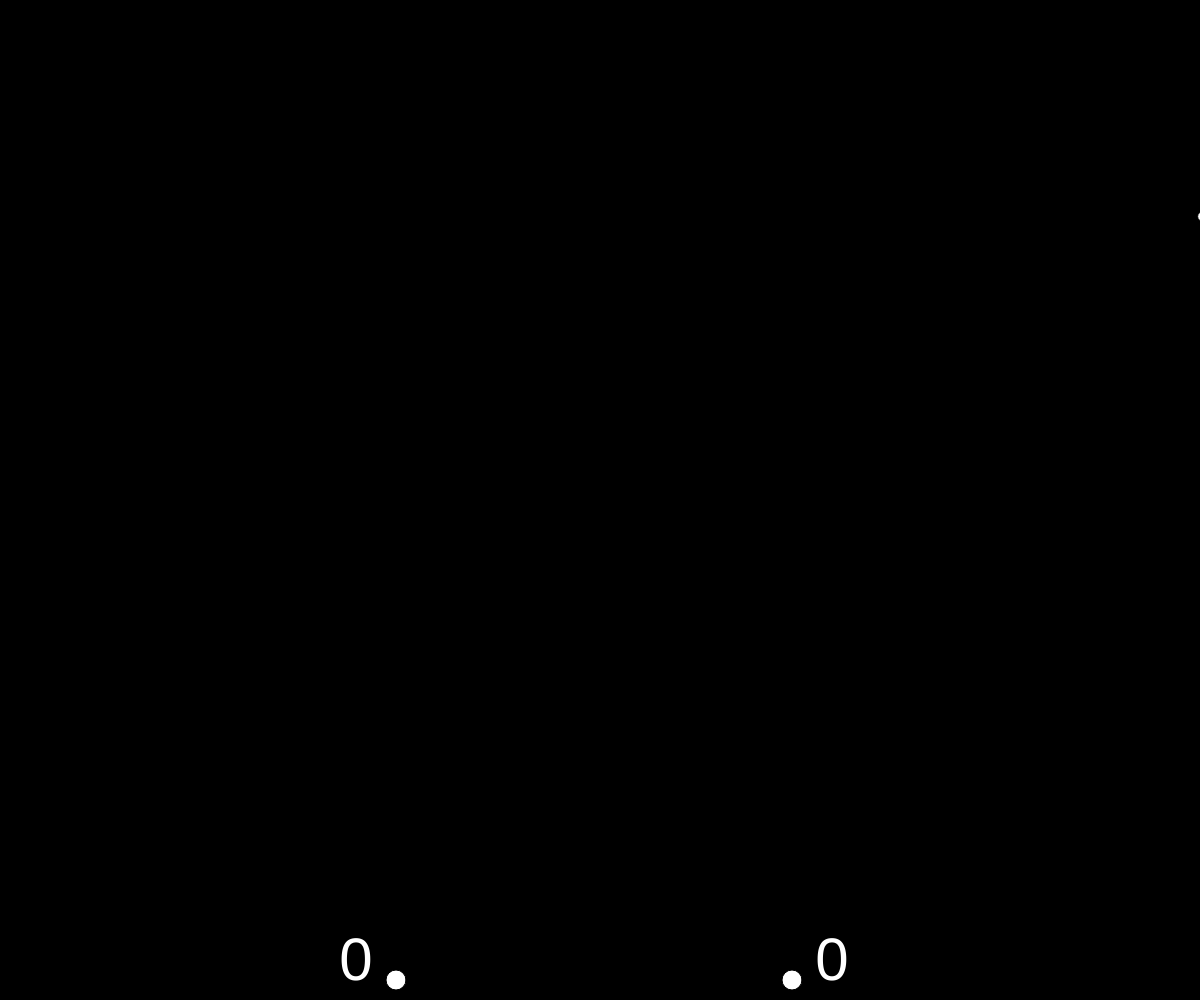
Frame 1 (no input)
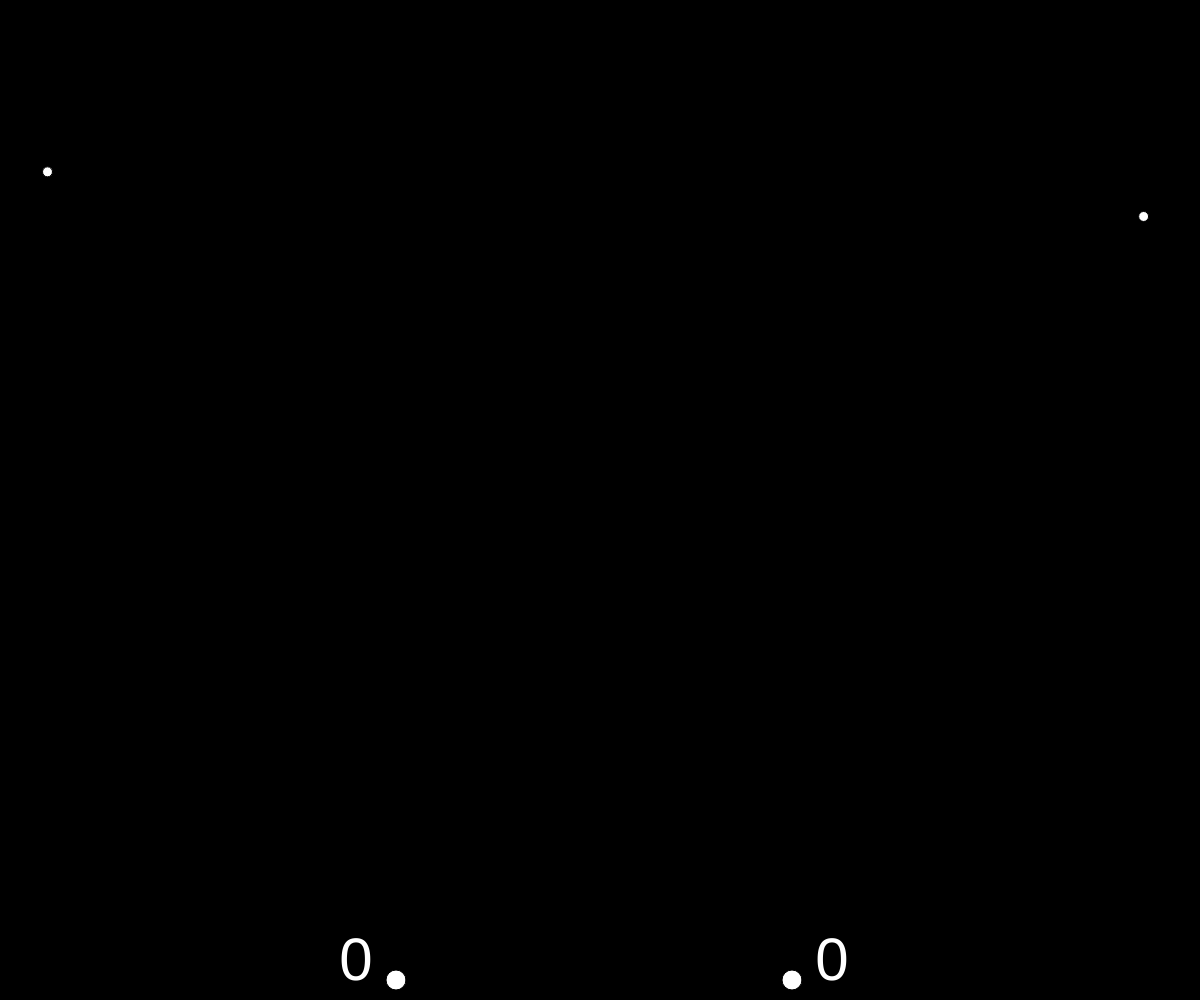
Frame 60 (no input)
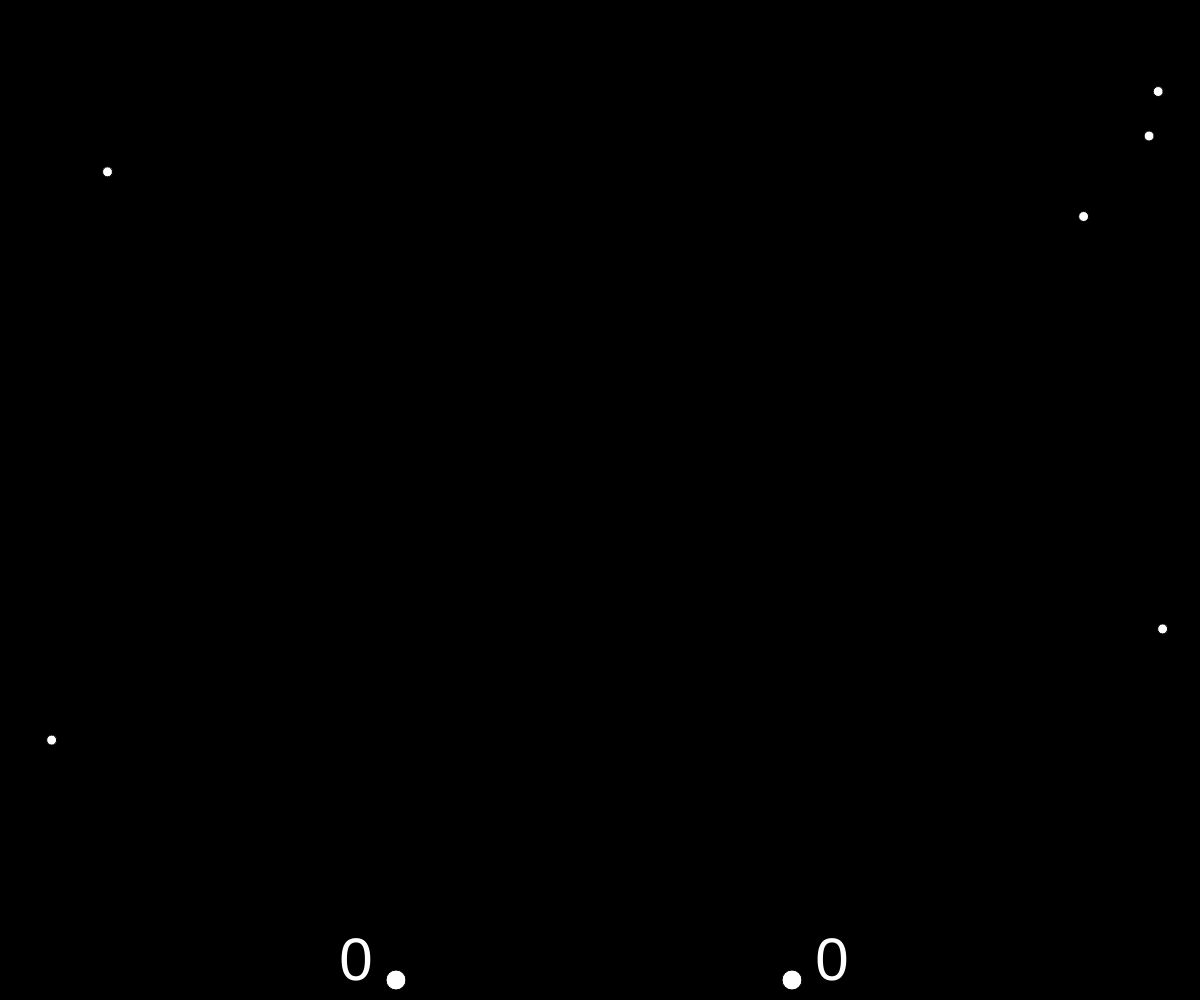
Frame 120 (the mouse pressed at the canvas centre since frame 60)

The p5.js sketch that drew these frames (run headless with seeded random() and noise() and a simulated clock; from frame 60 on, the mouse is pressed at the canvas centre):

// p5.js sketch
// ── sketch.js
let leftScore; 
let rightScore;
var allDebris = [];

 
function setup() {
  createCanvas(windowWidth, windowHeight);
  leftShip = new Ship(windowWidth * 0.33);
  rightShip = new Ship(windowWidth * 0.66);
  for (let i = 0; i < 50; i++) {
    allDebris.push(new Debris());
  }
 
   
  // creating the score objects
  leftScore = new Score(windowWidth * 0.33 - 40);
  rightScore = new Score(windowWidth * 0.66 + 40);
 
}
 
function draw() {
  background(0);
   
  leftShip.update();
  rightShip.update();
   
  leftShip.display();
  rightShip.display();
   
  updateDebrisAndCheckCollisions();
   
   
  // pass in the players current score
  leftScore.display(leftShip.score);
  rightScore.display(rightShip.score);
   
}
 
 
// sexy function
function updateDebrisAndCheckCollisions() {
  for (let i = 0; i < allDebris.length; i++) {
    allDebris[i].update();
    allDebris[i].display();
     
    if (allDebris[i].hasHitShip(leftShip)) {
        leftShip.respawn();
    } else if (allDebris[i].hasHitShip(rightShip)) {
        rightShip.respawn();
    }
  }
}
 
 
function keyPressed() {
    if (keyCode == UP_ARROW || touches.length > 0) {
    rightShip.isUp = true;
    rightShip.isDown = false;
    touches = [];
  } else if (keyCode == DOWN_ARROW) {
    rightShip.isDown = true;
    rightShip.isUp = false;
  }
   
   
  if (keyCode == 87) {
    // keycode is 'w'
    leftShip.isUp = true;
    leftShip.isDown = false;
  } else if (keyCode == 83) {
    // keycode is 's'
    leftShip.isDown = true;
    leftShip.isUp = false;
  }
}
 
 
function keyReleased() {
    if (keyCode == UP_ARROW) {
    rightShip.isUp = false;
  } else if (keyCode == DOWN_ARROW) {
    rightShip.isDown = false;
  }
   
  if (keyCode == 87) {
    leftShip.isUp = false;
  } else if (keyCode == 83) {
    leftShip.isDown = false;
  }
}

// ── Debris.js
class Debris {
 
   
    constructor() {
      this.r = 5;
      this.resetDebris();
    }
     
    resetDebris() {
       
      this.y = random(windowHeight - 70);
       
      let spawnLeftSide = random(1) < 0.5;
       
      if (spawnLeftSide) {
          this.x = random(-windowWidth, 0); 
          this.isGoingLeft = false;
      } else {
          this.x = random(windowWidth, windowWidth * 2);
        this.isGoingLeft = true;
      }
       
       
    }
     
    update() {
      if (this.isGoingLeft) {
          this.x --;
      } else {
          this.x ++;
      }
       
      if (this.isOffScreen()) {
          this.resetDebris();
      }
    }
     
     
    isOffScreen() {
      if (this.isGoingLeft && this.x < -5) {
          return true;
      } else if(!this.isGoingLeft && this.x > windowWidth + 5) {
          return true;
      }
      return false;
    }
     
    display() {
      ellipse(this.x, this.y, this.r * 2, this.r * 2);
    }
     
    hasHitShip(ship) {
      if (dist(this.x, this.y, ship.x, ship.y) < this.r + ship.r) {
          return true;
      }
      return false
    }
   
  }
// ── Score.js
class Score {
 
    constructor(x) {
      this.x = x;
      this.y = windowHeight - 20;
    }
     
     
    display(score) {
      fill(255);
      textAlign(CENTER);
      textSize(60);
      text(score, this.x, this.y);
    }
    
  }
// ── Ship.js
class Ship {
 
    constructor(x) {
      this.x = x;
      this.score = 0;
      this.respawn();
      this.r = 10;
    }
   
    respawn() {
      this.y = windowHeight - 20;
      this.isUp = false
      this.isDown = false;
    }
    
    update() {
      if (this.isUp && this.y > 0) {
        this.up();
      } else if (this.isDown && this.y < height - 20) {
        this.down();
      }
       
      if (this.hasPlayerScoredAPoint()) {
        this.score ++;
        this.respawn();
      }
    }
     
    display() {
      ellipse(this.x, this.y, this.r * 2, this.r * 2);
    }
     
     
    up() {
      this.y--;
    }
     
    down() {
     this.y++;
    }
     
    hasPlayerScoredAPoint() {
      if (this.y <= 0) {
        return true;
      }
      return false;
    }
  }
